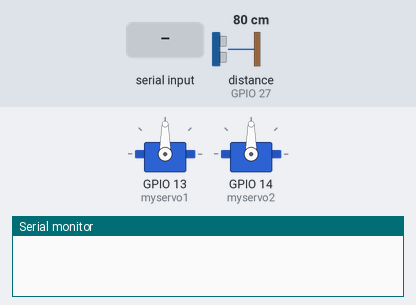
Recording of a sketch running on a simulated ESP32. Parts: 2 × servo, the last lines printed to the serial monitor. Inputs (shaded band) come from the test bench; at power-on: distance to the obstacle (sensor on GPIO 27) 80 cm. The echo pulse lasts 58.3 µs per cm; nothing arrives over Bluetooth unless stated.

Above: at 1.2 s.
1.3 s: "w" received over the second serial link
At 1.76 s:
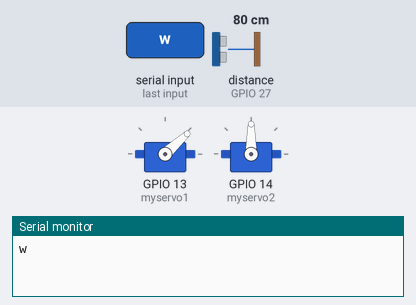
At 2.36 s:
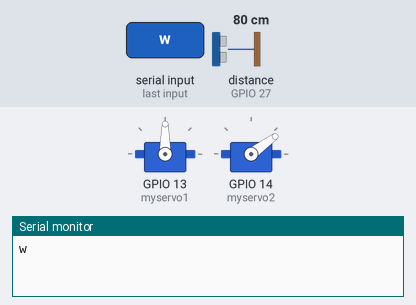
4.3 s: "a" received over the second serial link
6.0 s: "1" received over the second serial link
Timing chart, 0 to 9.0 s (numbered marks = the images above; inputs shaded):
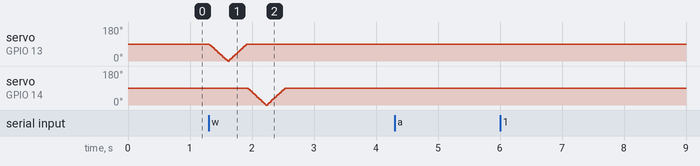

The sketch:

battery.ino
```cpp
#include <Servo.h>
#include <BluetoothSerial.h>

int TRIGGER_DISTANCE = 5;
//#define signalPin 12

#define triggerPin 12
#define echoPin 27

Servo myservo1;
Servo myservo2;
BluetoothSerial BT;

void setup() {
  // put your setup code here, to run once:
  Serial.begin(115200);
  pinMode(triggerPin, OUTPUT);
  pinMode(echoPin, INPUT);

  BT.begin("003");//請改名

  myservo1.attach(13); // 連接數位腳位13，伺服馬達的訊號線
  myservo2.attach(14);
}

int distance() {
  long cm;
//  pinMode(signalPin, OUTPUT);
  digitalWrite(triggerPin, LOW);
  delayMicroseconds(5);
  digitalWrite(triggerPin, HIGH);
  delayMicroseconds(10);
  digitalWrite(triggerPin, LOW);
//  pinMode(signalPin, INPUT);
  cm = pulseIn(echoPin, HIGH)/58;
  delay(250);
  return cm;
}

boolean battery() {
    Serial.print(distance());
  Serial.print("cm");
  Serial.println();
    if(distance()<TRIGGER_DISTANCE){return 1;}
    else {return 0;}
  }

//動作
void block1(int numSpeed, int numDelay) {
  for(int i = 0; i <= 90; i+=numSpeed){
    myservo1.write(i); // 使用write，傳入角度，從0度轉到180度
    delay(numDelay);
  }
}

void pass1(int numSpeed, int numDelay) {
  for(int i = 90; i >= 0; i-=numSpeed){
    myservo1.write(i);// 使用write，傳入角度，從180度轉到0度
    delay(numDelay);
  }
}

void block2(int numSpeed, int numDelay) {
  for(int i = 0; i <= 90; i+=numSpeed){
    myservo2.write(i); // 使用write，傳入角度，從0度轉到180度
    delay(numDelay);
  }
}

void pass2(int numSpeed, int numDelay) {
  for(int i = 90; i >= 0; i-=numSpeed){
    myservo2.write(i);// 使用write，傳入角度，從180度轉到0度
    delay(numDelay);
  }
}
void loop() {

  while (BT.available()){
    char BTch = char(BT.read());
    Serial.println(BTch);
    if(BTch == 'a'){
      if(battery() == 1){
        BT.write('b');
      }
    }
    else if(BTch == 'w'){
      pass1(3,10);
      block1(3,10);
      pass2(3,10);
      block2(3,10);
    }
  }
  delay(1);

//  byte BTch[20];
//  int strsize;
//
//  while (BT.available()){
//    if((strsize = (BT.available())) > 0){
//      for (int i = 0; i < strsize; i++) {
//        BTch[0] = char(BT.read());
//      }
//      Serial.println(BTch[0]);
//     }
//    if(BTch[0] == 'a'){
//      if(battery() == 1){
//        BT.write('b');
//        delay(1);
//      }
//    }
//    else if(BTch[0] == 'w'){
//      pass1(3,10);
//      block1(3,10);
//      pass2(3,10);
//      block2(3,10);
//      BTch[0] = ' ';
//    }
//  }
//  delay(1);

}
```
